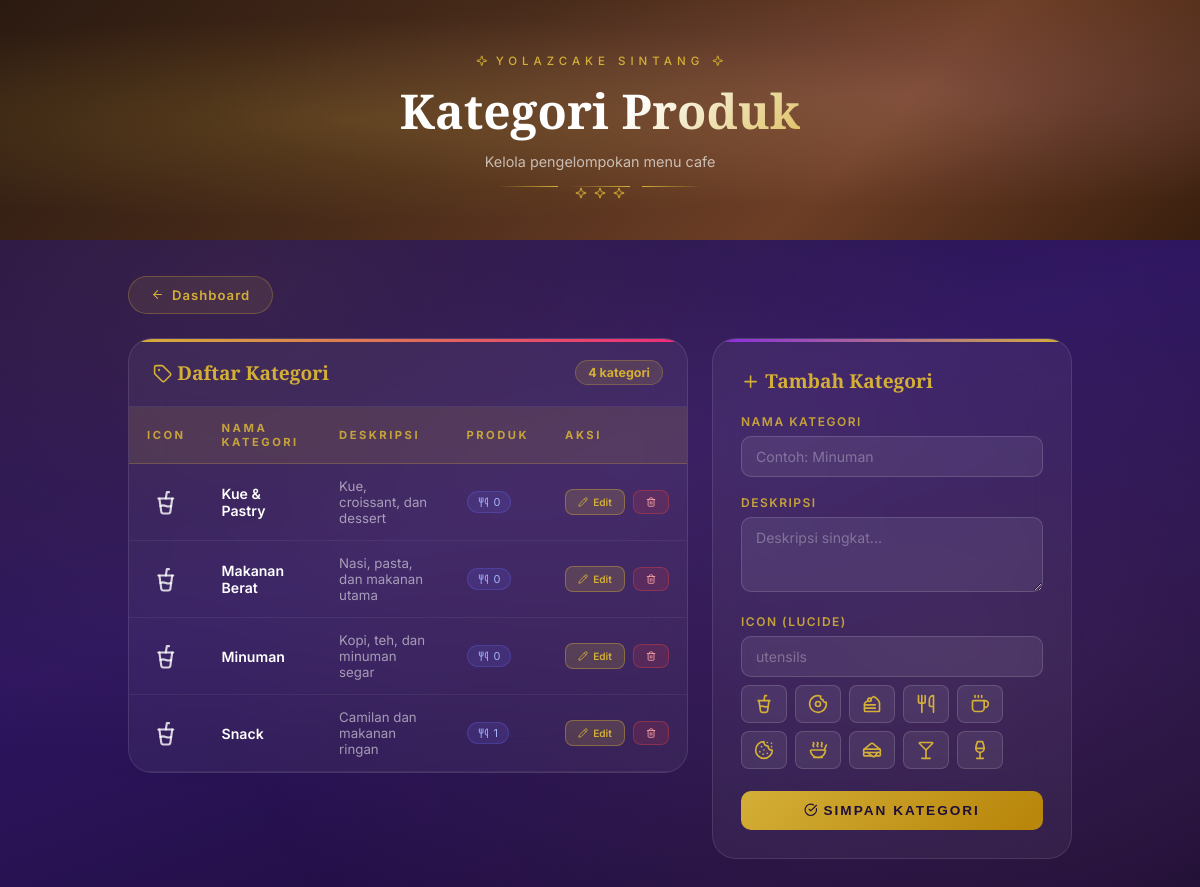
The page /kategori/data_kategori.php (signed in) on the database its author committed.
### tables this page shows
CREATE TABLE `kategori` (
  `id_kategori` int(11) NOT NULL,
  `nama_kategori` varchar(100) NOT NULL,
  `deskripsi` text DEFAULT NULL,
  `icon` varchar(30) DEFAULT NULL
);

### kategori/data_kategori.php (the view, shortened to what this page needs)
<?php
include '../config/koneksi.php';
$query = mysqli_query($conn,"SELECT k.*, COUNT(p.id_produk) as jml_produk FROM kategori k LEFT JOIN produk p ON p.id_kategori=k.id_kategori GROUP BY k.id_kategori ORDER BY k.nama_kategori ASC");
$total_kat = mysqli_num_rows($query);
mysqli_data_seek($query,0);
?>
<!DOCTYPE html>
<html lang="id">
<head>
  <link rel="stylesheet" href="../assets/css/lucide-icons.css">
</head>
<body>
<div class="page-hero" id="pageHero">
  <div class="hero-inner">
    <p class="hero-eyebrow"><i data-lucide="sparkle" class="lucide-ic"></i> YOLAZCAKE Sintang <i data-lucide="sparkle" class="lucide-ic"></i></p>
    <h1>Kategori Produk</h1>
    <p class="hero-sub">Kelola pengelompokan menu cafe</p>
    <div class="hero-divider"><span></span><span class="diamond"><i data-lucide="sparkle" class="lucide-ic"></i> <i data-lucide="sparkle" class="lucide-ic"></i> <i data-lucide="sparkle" class="lucide-ic"></i></span><span></span></div>
  </div>
</div>
<div class="page-wrapper">
  <a href="../dashboard.php" class="btn-back"><i data-lucide="arrow-left" class="lucide-ic"></i> Dashboard</a>
  <div class="main-grid">
    <div class="table-card">
      <div class="card-header">
        <span class="card-title"><i data-lucide="tag" class="lucide-ic"></i> Daftar Kategori</span>
        <span class="badge-count"><?= $total_kat ?> kategori</span>
      </div>
      <table>
        <thead><tr><th>Icon</th><th>Nama Kategori</th><th>Deskripsi</th><th>Produk</th><th>Aksi</th></tr></thead>
        <tbody>
        <?php if($total_kat > 0): while($d = mysqli_fetch_assoc($query)): ?>
        <tr>
          <td class="td-icon"><i data-lucide="<?= htmlspecialchars($d['icon'] ?: 'utensils') ?>" class="lucide-ic"></i></td>
          <td class="td-nama"><?= htmlspecialchars($d['nama_kategori']) ?></td>
          <td style="color:rgba(255,255,255,.55);font-size:.83em;"><?= $d['deskripsi'] ? htmlspecialchars($d['deskripsi']) : '-' ?></td>
          <td><span class="badge-produk"><i data-lucide="utensils" class="lucide-ic"></i> <?= $d['jml_produk'] ?></span></td>
          <td>
            <div class="action-cell">
              <button class="btn-act btn-edit"
                onclick="openEdit(<?= $d['id_kategori'] ?>,'<?= addslashes($d['nama_kategori']) ?>','<?= addslashes($d['deskripsi']) ?>','<?= $d['icon'] ?>')"><i data-lucide="pencil" class="lucide-ic"></i> Edit</button>
              <a href="?hapus=<?= $d['id_kategori'] ?>" class="btn-act btn-hapus"
                 onclick="return confirm('Hapus kategori <?= htmlspecialchars($d['nama_kategori']) ?>? Produk terkait tidak akan dihapus.')"><i data-lucide="trash-2" class="lucide-ic"></i></a>
            </div>
          </td>
        </tr>
        <?php endwhile; else: ?>
        <tr><td colspan="5"><div class="empty-state"><p>Belum ada kategori</p></div></td></tr>
        <?php endif; ?>
        </tbody>
      </table>
    </div>
    <div class="form-panel">
      <h3><i data-lucide="plus" class="lucide-ic"></i> Tambah Kategori</h3>
      <form method="POST">
        <div class="form-group">
          <label>Nama Kategori</label>
          <input type="text" name="nama_kategori" placeholder="Contoh: Minuman" required>
        </div>
        <div class="form-group">
          <label>Deskripsi</label>
          <textarea name="deskripsi" placeholder="Deskripsi singkat..." rows="3"></textarea>
        </div>
        <div class="form-group">
          <label>Icon (Lucide)</label>
          <input type="text" name="icon" id="iconInput" placeholder="utensils" maxlength="30">
          <div class="icon-row">
            <?php foreach(['cup-soda','donut','cake-slice','utensils','coffee','cookie','soup','sandwich','martini','wine'] as $ic): ?>
            <button type="button" class="icon-btn" onclick="document.getElementById('iconInput').value='<?= $ic ?>'"><i data-lucide="<?= $ic ?>" class="lucide-ic"></i></button>
            <?php endforeach; ?>
          </div>
        </div>
        <button type="submit" name="tambah" class="btn-submit"><i data-lucide="check-circle" class="lucide-ic"></i> Simpan Kategori</button>
      </form>
    </div>
  </div>
</div>
</body>
</html>

### rows shown on the page
kategori: nama_kategori "Kue & Pastry", deskripsi "Kue, croissant, dan dessert", jml_produk "0"
kategori: nama_kategori "Makanan Berat", deskripsi "Nasi, pasta, dan makanan utama", jml_produk "0"
kategori: nama_kategori "Minuman", deskripsi "Kopi, teh, dan minuman segar", jml_produk "0"
kategori: nama_kategori "Snack", deskripsi "Camilan dan makanan ringan", jml_produk "1"

### other values the page prints
$total_kat "4"
